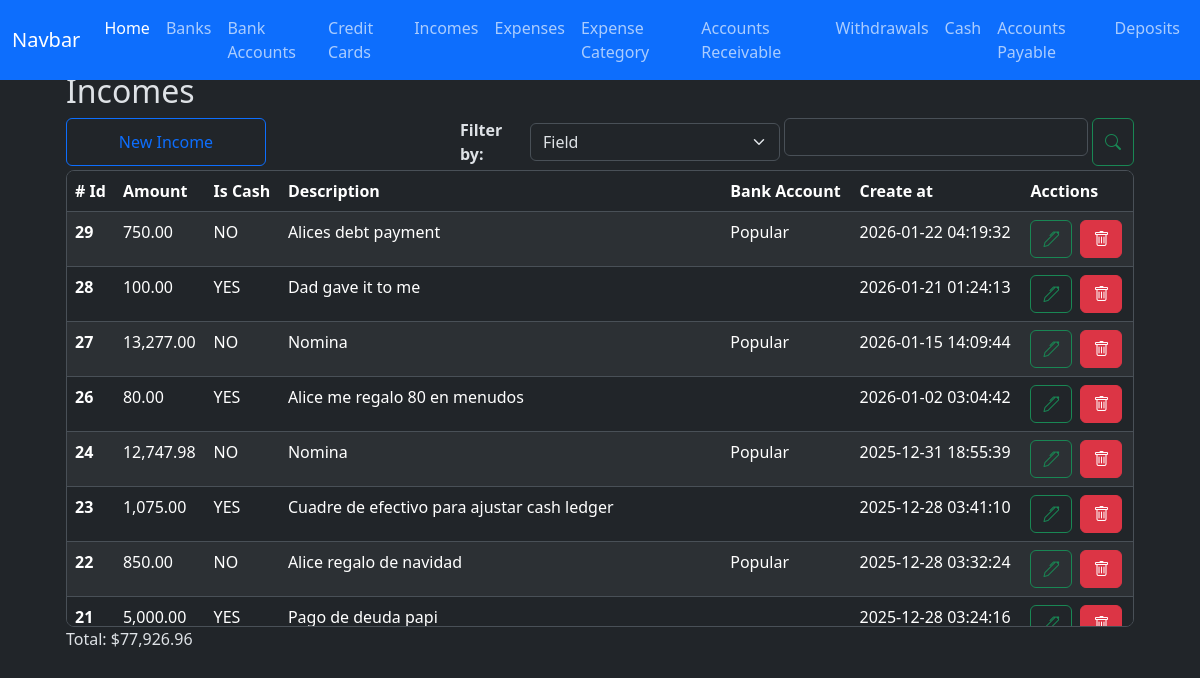
/incomes/index, run on the app's committed database.
### app/models/income.py (models this page shows, shortened)
class Income(db.Model):
    __tablename__ = 'incomes'
    id = db.Column(db.Integer, primary_key=True)
    amount = db.Column(db.Numeric(10,2), nullable=False, default=0.00)
    is_cash = db.Column(db.Boolean, nullable=False, default=False)
    code = db.Column(db.String(50), nullable=False, server_default='TEMP')
    description = db.Column(db.String(255))
    bank_account_id = db.Column(db.Integer, db.ForeignKey('bank_accounts.id'))
    created_at = db.Column(db.DateTime(timezone=True), server_default=func.now())
    updated_at = db.Column(db.DateTime(timezone=True), onupdate=func.now())
    bank_account = relationship('BankAccount', back_populates='incomes')

### app/models/bank_account.py (models this page shows)
class BankAccount(db.Model):
    __tablename__ = 'bank_accounts'
    id = db.Column(db.Integer, primary_key=True)
    nick_name = db.Column(db.String(120))
    amount_available = db.Column(db.Numeric(10, 2), nullable=False)
    is_active = db.Column(db.Boolean, default=True)
    account_number = db.Column(db.Integer, nullable=True)
    bank_id = db.Column(db.Integer, db.ForeignKey('banks.id'))
    created_at = db.Column(db.DateTime(timezone=True), server_default=func.now())
    updated_at = db.Column(db.DateTime(timezone=True), onupdate=func.now())
    bank = relationship('Bank', back_populates='bank_accounts')
    expenses = relationship('Expense', back_populates='bank_account', order_by='desc(Expense.created_at)')
    incomes = relationship('Income', back_populates='bank_account', order_by='desc(Income.created_at)')
    credit_card_payments = relationship('CreditCardPayment', back_populates='bank_account', order_by='desc(CreditCardPayment.created_at)')
    withdrawals = relationship('Withdrawal', back_populates='bank_account', order_by='desc(Withdrawal.created_at)')
    loans = relationship('Loan', back_populates='bank_account', order_by='desc(Loan.created_at)')
    loan_payments = relationship('LoanPayment', back_populates='bank_account', order_by='desc(LoanPayment.created_at)')
    debts = relationship('Debt', back_populates='bank_account', order_by='desc(Debt.created_at)')
    debt_payments = relationship('DebtPayment', back_populates='bank_account', order_by='desc(DebtPayment.created_at)')
    transaction_ledger = relationship('BankAccountTransactionsLedger', back_populates='bank_account')
    deposits = relationship('Deposit', back_populates='bank_account', order_by='desc(Deposit.created_at)')
    outgoing_transfers = relationship('BankTransfer', foreign_keys='BankTransfer.from_bank_account_id', back_populates='from_bank_account', order_by='desc(BankTransfer.created_at)')
    incoming_transfers = relationship('BankTransfer', foreign_keys='BankTransfer.to_bank_account_id', back_populates='to_bank_account', order_by='desc(BankTransfer.created_at)')

### app/routes/income_routes.py (the view)
@income_bp.route('/index', methods=['GET', 'POST'])
def index():
    incomes = Income.query.order_by(Income.created_at.desc()).all()
    bank_accounts = BankAccount.query.all()
    context = {
        'incomes': incomes,
        'bank_accounts': bank_accounts,
        'format_amount': format_amount,
        'total_amount': total_amount,
    }
    return render_template('incomes/index.html', **context)

### app/utils/numeric_casting.py (called while the page is built)
def total_amount(obj_list: list):
    total = Decimal()
    for o in obj_list:
        total += o.amount
    return format_amount(total)

def format_amount(value):
    try:
        return f'{value:,.2f}';
    except Exception as e:
        return None

### app/templates/incomes/index.html (shortened to what this page needs)
{% extends 'layout.html' %}
{% block content %}
    <div class="container w-100">
        <h2>Incomes</h2>
        <div class="d-flex justify-content-start gap-1 flex-wrap flex-md-nowrap mt-2">
            <button
                type="button"
                id="btn-create-expense-id"
                class="btn btn-outline-primary me-auto me-md-auto w-100 w-md-auto"
                style="max-width: 200px;"
                data-bs-toggle="modal"
                data-bs-target="#create-income"
            >New Income</i>
            </button>
            <div class="d-flex gap-1 w-100 align-items-center" style="max-width: 320px;">
                <div class="w-md-auto mt-md-0">
                    <label for="" class="fs-6 fw-bold">Filter by: </label>
                </div>
                <div class="w-100 w-md-auto mt-md-0" style="max-width: 250px;">
                    <select class="form-select" id="select-filter-type-id">
                        <option value="field">Field</option>
                    </select>
                </div>
            </div>
            <div class="d-flex gap-1 w-100" style="max-width: 350px;">
                <div class="w-100 w-md-auto mt-md-0">
                    <input type="text" class="form-control" id="filter-input-id">
                </div>
                <button type="button" class="btn btn-outline-success" id="btn-search-id"><i class="bi bi-search"></i></button>
            </div>
        </div>
        <div class="table-responsive overflow-y-auto border rounded-3 mt-1" style="max-height: 457px;">
            <table class="table table-striped  table-hover">
                <thead class="sticky-top">
                    <tr>
                    <th scope="col"># Id</th>
                    <th scope="col">Amount</th>
                    <th scope="col">Is Cash</th>
                    <th scope="col">Description</th>
                    <th scope="col">Bank Account</th>
                    <th scope="col">Create at</th>
                    <th scope="col">Acctions</th>
                    </tr>
                </thead>
                <tbody id="incomes-table-body-id">
                  {% for income in incomes %}
                    <tr>
                        <th scope="row">{{ income.id }}</th>
                        <td>{{ format_amount(income.amount) }}</td>
                        <td>{{ 'YES' if income.is_cash else 'NO'}}</td>
                        <td>{{ income.description if income.description else '-'}}</td>
                        <td>{{ income.bank_account.nick_name }}</td>
                        <td>{{ income.created_at }}</td>
                        <td>
                            <div class="d-flex gap-2">
                                <button
                                    type="button"
                                    class="btn btn-outline-success"
                                    data-bs-toggle="modal"
                                    data-bs-target="#edit-income"
                                    data-income-id="{{ income.id }}"
                                    data-amount="{{ income.amount }}"
                                    data-is-cash="{{ income.is_cash }}"
                                    data-description="{{ income.description if income.description else '' }}"
                                    data-bank-account-id="{{ income.bank_account_id }}"
                                >
                                    <i class="bi bi-pen"></i>
                                </button>
                                <a href="{{ url_for('income.delete', id=income.id ) }}" class="btn btn-danger"><i class="bi bi-trash"></i></a>
                            </div>
                        </td>
                    </tr>
                  {% endfor %}
                </tbody>
            </table>
        </div>
        <section>
            <div class="d-flex flex-column">
                <label for="" id="monthly-total-id">Total: ${{ total_amount(incomes) }}</label>
            </div>
        </section>
    </div>
<link href="https://cdn.jsdelivr.net/npm/@sweetalert2/theme-dark@5/dark.css" rel="stylesheet">
<link rel="stylesheet" href="https://cdn.jsdelivr.net/npm/flatpickr/dist/flatpickr.min.css">
{% endblock %}

### data on the page
Income: id "29", amount "750.00", is_cash "NO", description "Alices debt payment", bank_account.nick_name "Popular", created_at "2026-01-22 04:19:32", amount.amount "77,926.96"
Income: id "28", amount "100.00", is_cash "YES", description "Dad gave it to me", created_at "2026-01-21 01:24:13"
Income: id "27", amount "13,277.00", is_cash "NO", description "Nomina", bank_account.nick_name "Popular", created_at "2026-01-15 14:09:44"
Income: id "26", amount "80.00", is_cash "YES", description "Alice me regalo 80 en menudos", created_at "2026-01-02 03:04:42"
Income: id "24", amount "12,747.98", is_cash "NO", description "Nomina", bank_account.nick_name "Popular", created_at "2025-12-31 18:55:39"
Income: id "23", amount "1,075.00", is_cash "YES", description "Cuadre de efectivo para ajustar cash ledger", created_at "2025-12-28 03:41:10"
Income: id "22", amount "850.00", is_cash "NO", description "Alice regalo de navidad", bank_account.nick_name "Popular", created_at "2025-12-28 03:32:24"
Income: id "21", amount "5,000.00", is_cash "YES", description "Pago de deuda papi", created_at "2025-12-28 03:24:16"
